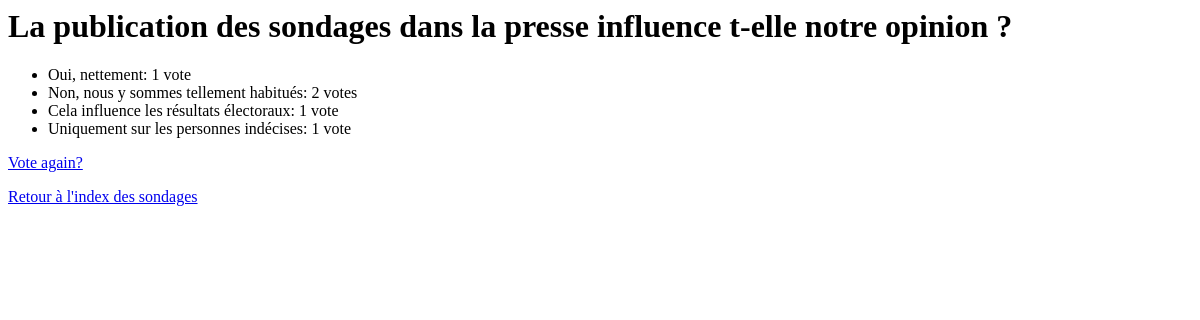
The app's page /polls/3/results/, older data.
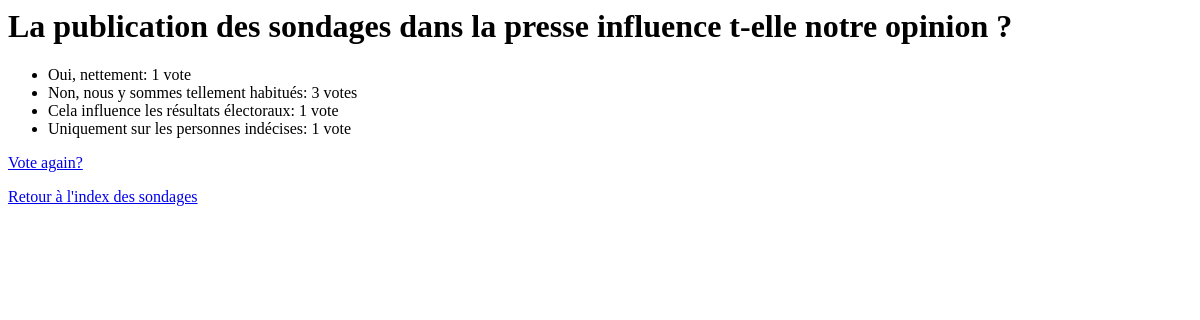
The same page, newer data.
### polls/models.py (models this page shows, shortened)
class Choice(models.Model):
    question = models.ForeignKey(Question, on_delete=models.CASCADE)
    choice_text = models.CharField(max_length=200)
    votes = models.IntegerField(default=0)

### polls/views.py (the view)
# urls.py: path("<int:pk>/results/", views.ResultsView.as_view(), name="results"),
class ResultsView(generic.DetailView):
    model = Question
    template_name = "polls/results.html"

### polls/templates/polls/results.html
<h1>{{ question.question_text }}</h1>
<ul>
{% for choice in question.choice_set.all %}
    <li>{{ choice.choice_text }}: {{ choice.votes }} vote{{ choice.votes|pluralize }}</li>
{% endfor %}
</ul>
<p><a href="{% url 'polls:detail' question.id %}">Vote again?</a></p>
<p><a href="{% url 'polls:index' %}">Retour à l'index des sondages</a></p>

Row changes from the older to the newer data that the page shows:
changed Choice "Non, nous y sommes tellement habitués": votes "2" → "3"
